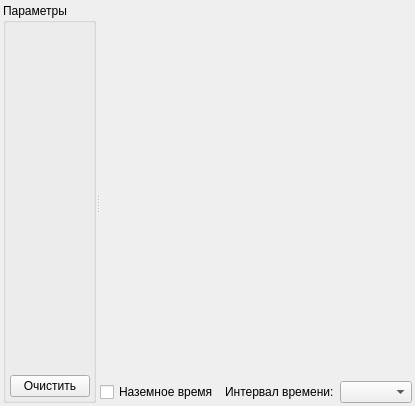
<?xml version="1.0" encoding="UTF-8"?>
<ui version="4.0">
 <class>MccPlotTool</class>
 <widget class="QWidget" name="MccPlotTool">
  <property name="geometry">
   <rect>
    <x>0</x>
    <y>0</y>
    <width>395</width>
    <height>406</height>
   </rect>
  </property>
  <property name="windowTitle">
   <string>Form</string>
  </property>
  <layout class="QHBoxLayout" name="horizontalLayout_2">
   <property name="spacing">
    <number>3</number>
   </property>
   <property name="leftMargin">
    <number>3</number>
   </property>
   <property name="topMargin">
    <number>3</number>
   </property>
   <property name="rightMargin">
    <number>3</number>
   </property>
   <property name="bottomMargin">
    <number>3</number>
   </property>
   <item>
    <widget class="QSplitter" name="splitter">
     <property name="orientation">
      <enum>Qt::Horizontal</enum>
     </property>
     <widget class="QGroupBox" name="groupBox">
      <property name="title">
       <string>Параметры</string>
      </property>
      <layout class="QVBoxLayout" name="verticalLayout">
       <property name="spacing">
        <number>3</number>
       </property>
       <property name="leftMargin">
        <number>3</number>
       </property>
       <property name="topMargin">
        <number>3</number>
       </property>
       <property name="rightMargin">
        <number>3</number>
       </property>
       <property name="bottomMargin">
        <number>3</number>
       </property>
       <item>
        <widget class="mccide::FirmwareTreeWidget" name="firmwareTreeWidget" native="true">
         <property name="sizePolicy">
          <sizepolicy hsizetype="Preferred" vsizetype="MinimumExpanding">
           <horstretch>0</horstretch>
           <verstretch>0</verstretch>
          </sizepolicy>
         </property>
        </widget>
       </item>
       <item>
        <layout class="QHBoxLayout" name="horizontalLayout_4">
         <item>
          <spacer name="horizontalSpacer_3">
           <property name="orientation">
            <enum>Qt::Horizontal</enum>
           </property>
           <property name="sizeHint" stdset="0">
            <size>
             <width>40</width>
             <height>20</height>
            </size>
           </property>
          </spacer>
         </item>
         <item>
          <widget class="QPushButton" name="btnClear">
           <property name="text">
            <string>Очистить</string>
           </property>
          </widget>
         </item>
        </layout>
       </item>
      </layout>
     </widget>
     <widget class="QWidget" name="layoutWidget">
      <layout class="QVBoxLayout" name="verticalLayout_2">
       <item>
        <widget class="mccide::MccPlot" name="plot" native="true">
         <property name="sizePolicy">
          <sizepolicy hsizetype="Minimum" vsizetype="Expanding">
           <horstretch>0</horstretch>
           <verstretch>0</verstretch>
          </sizepolicy>
         </property>
        </widget>
       </item>
       <item>
        <layout class="QHBoxLayout" name="horizontalLayout">
         <item>
          <spacer name="horizontalSpacer">
           <property name="orientation">
            <enum>Qt::Horizontal</enum>
           </property>
           <property name="sizeHint" stdset="0">
            <size>
             <width>40</width>
             <height>20</height>
            </size>
           </property>
          </spacer>
         </item>
         <item>
          <widget class="QCheckBox" name="groundTime">
           <property name="text">
            <string>Наземное время</string>
           </property>
          </widget>
         </item>
         <item>
          <widget class="QLabel" name="label">
           <property name="text">
            <string>Интервал времени:</string>
           </property>
          </widget>
         </item>
         <item>
          <widget class="QComboBox" name="timeInterval"/>
         </item>
        </layout>
       </item>
      </layout>
     </widget>
    </widget>
   </item>
  </layout>
 </widget>
 <customwidgets>
  <customwidget>
   <class>mccide::MccPlot</class>
   <extends>QWidget</extends>
   <header>mcc/ide/view/MccPlot.h</header>
   <container>1</container>
  </customwidget>
  <customwidget>
   <class>mccide::FirmwareTreeWidget</class>
   <extends>QWidget</extends>
   <header>mcc/ide/view/FirmwareTreeWidget.h</header>
   <container>1</container>
  </customwidget>
 </customwidgets>
 <resources/>
 <connections/>
</ui>
